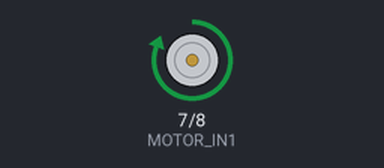
The sketch below on a simulated Arduino Uno, built with avr-gcc and run on an emulated ATmega328P. Shown: motor-driver pin pairs drawn as motors (green arrow = first pin HIGH = forward, orange = second pin HIGH = backward, longer = more drive, scaled by the enable pin).

Above: at 4.1 s.
At 15.3 s:
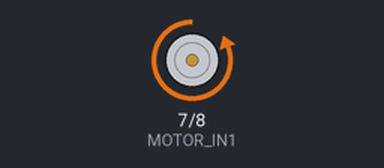
At 22.4 s:
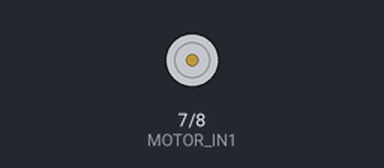
At 32.97 s:
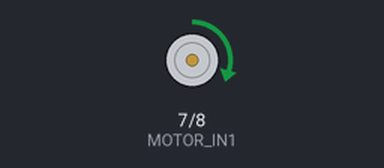
Timing chart, 0 to 33.3 s (numbered marks = the images above):
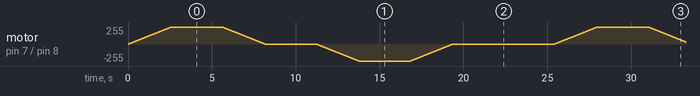

The sketch:

Motor_Test.ino
```cpp
/*
 * Project : Build Your First Robot
 * Program : DC Motor Testing with L298N
 * Board   : Arduino Uno
 *
 * Tests a DC motor by ramping its speed up and down,
 * first in one direction and then in the other.
 *
 * Connections:
 *   Arduino D7 -> L298N IN1
 *   Arduino D8 -> L298N IN2
 *   Arduino D9 -> L298N ENA (PWM)
 *   Motor      -> L298N OUT1 / OUT2
 *   Arduino GND and L298N GND must be connected together.
 *   Use a suitable external supply for the motor driver.
 *   Remove the ENA jumper if fitted so D9 can control speed.
 */

const int MOTOR_IN1 = 7;
const int MOTOR_IN2 = 8;
const int MOTOR_ENA = 9;

// Gradually accelerate, hold speed, decelerate, and pause.
void fast_slow() {
  // Ramp PWM from 0 to 255 in increments of 5.
  for (int speed = 0; speed <= 255; speed += 5) {
    analogWrite(MOTOR_ENA, speed);
    delay(50);
  }

  // Run at full speed for 3 seconds.
  delay(3000);

  // Ramp PWM back down to 0.
  for (int speed = 255; speed >= 0; speed -= 5) {
    analogWrite(MOTOR_ENA, speed);
    delay(50);
  }

  // Remain stopped for 3 seconds.
  delay(3000);
}

void setup() {
  pinMode(MOTOR_IN1, OUTPUT);
  pinMode(MOTOR_IN2, OUTPUT);
  pinMode(MOTOR_ENA, OUTPUT);

  // Begin with the motor stopped.
  analogWrite(MOTOR_ENA, 0);
}

void loop() {
  // Forward rotation.
  digitalWrite(MOTOR_IN1, HIGH);
  digitalWrite(MOTOR_IN2, LOW);
  fast_slow();

  // Reverse rotation.
  digitalWrite(MOTOR_IN1, LOW);
  digitalWrite(MOTOR_IN2, HIGH);
  fast_slow();

  // Additional pause before repeating the sequence.
  delay(3000);
}
```
